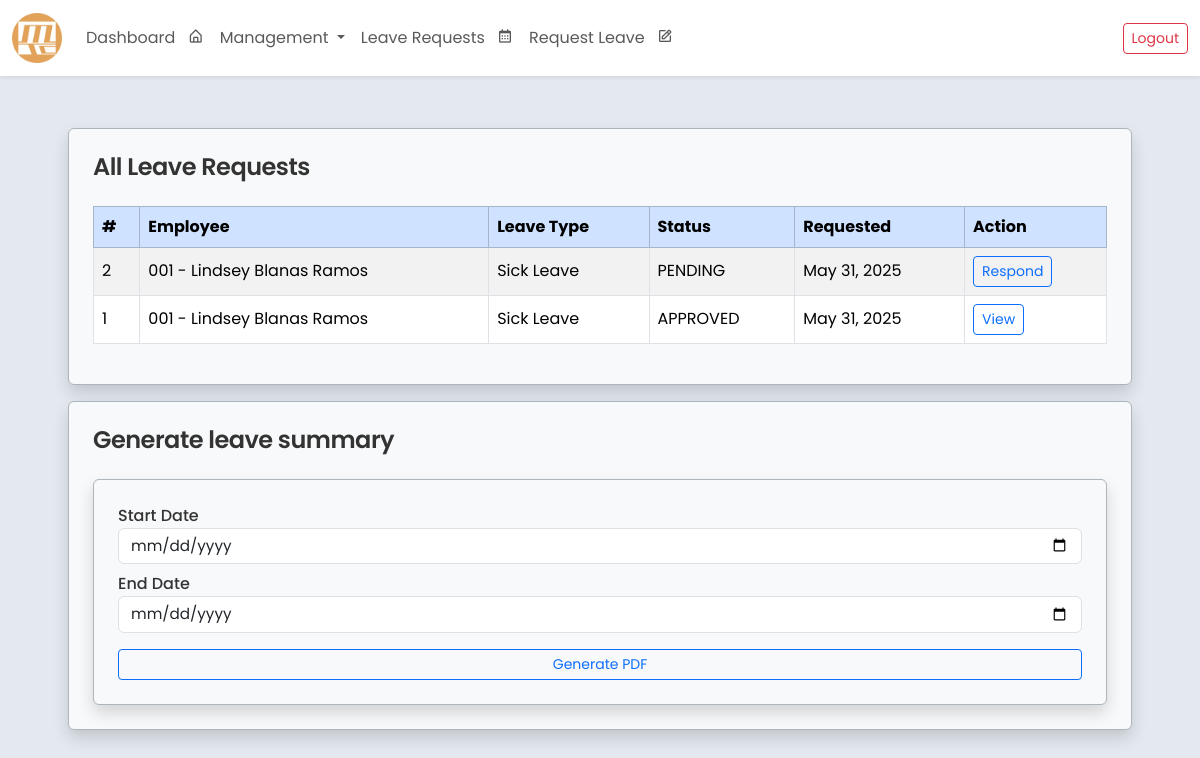
The page /gen_leave/ (signed in) on the database as committed earlier.
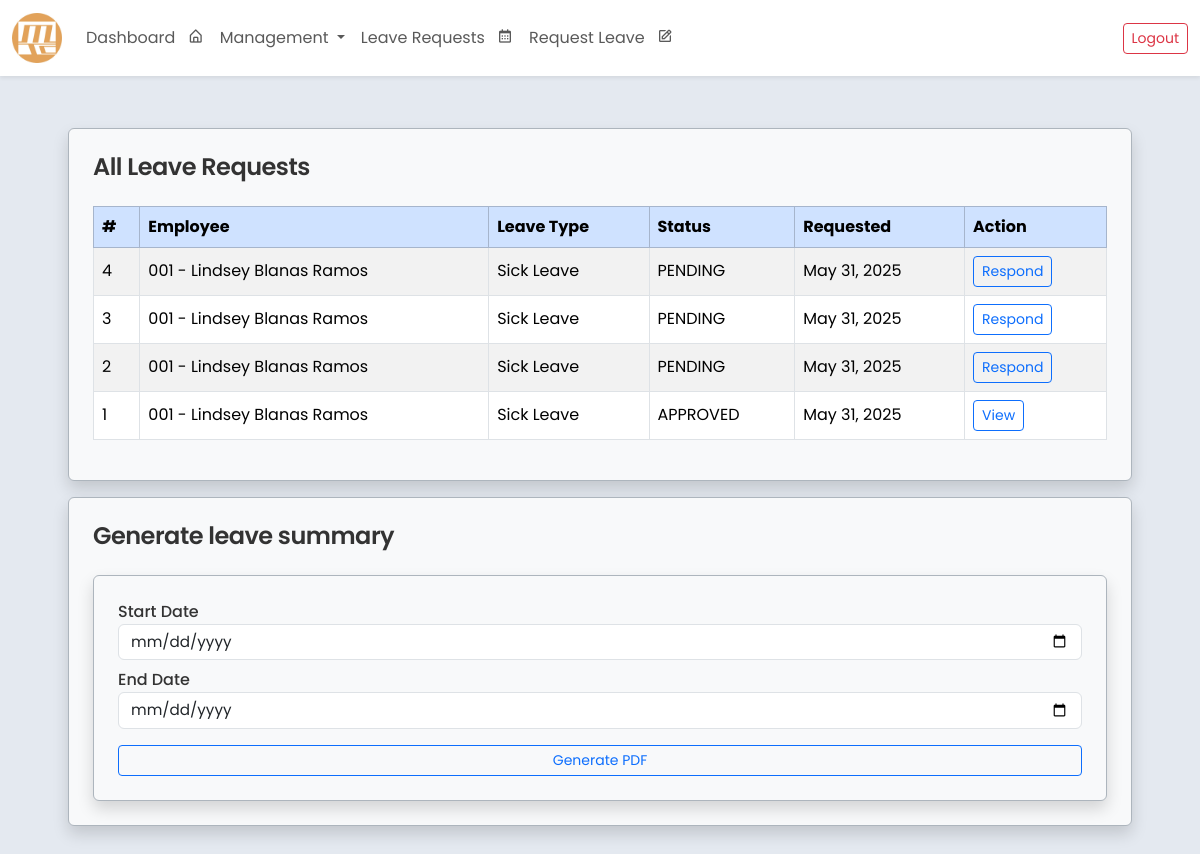
The same page on the database as committed later.
### core/models.py (models this page shows, shortened)
class LeaveRequest(models.Model):
    class LeaveType(models.TextChoices):
        SICK = 'SICK', 'Sick Leave'
        MATERNITY = 'MATERNITY', 'Maternity Leave'
        PATERNITY = 'PATERNITY', 'Paternity Leave'
        VACATION = 'VACATION', 'Vacation Leave'
        EMERGENCY = 'EMERGENCY', 'Emergency Leave'
    class ApprovalStatus(models.TextChoices):
        PENDING = 'PENDING', 'PENDING'
        APPROVED = 'APPROVED', 'APPROVED'
        REJECTED = 'REJECTED', 'REJECTED'
    employee = models.ForeignKey('Employee', on_delete=models.CASCADE, related_name='leave_requests')
    leave_number = models.PositiveIntegerField(unique=True, editable=False)
    leave_dates = JSONField(default=list, blank=True, null=True)
    reason_for_leave = models.TextField()
    leave_type = models.CharField(max_length=20, choices=LeaveType.choices)
    remarks = models.TextField(blank=True, null=True)
    leave_credit_deduction = models.PositiveIntegerField(default=0)
    deduction_applied = models.BooleanField(default=False)
    department_approval = models.CharField(max_length=10, choices=ApprovalStatus.choices, default=ApprovalStatus.PENDING)
    hr_approval = models.CharField(max_length=10, choices=ApprovalStatus.choices, default=ApprovalStatus.PENDING)
    president_approval = models.CharField(max_length=10, choices=ApprovalStatus.choices, default=ApprovalStatus.PENDING)
    status = models.CharField(max_length=10, choices=ApprovalStatus.choices, default=ApprovalStatus.PENDING)
    paid_dates = models.PositiveIntegerField(default=0)
    unpaid_dates = models.PositiveIntegerField(default=0)
    created_at = models.DateTimeField(auto_now_add=True)

class Employee(models.Model):
    SEX_CHOICES = [
        ('Male', 'Male'),
        ('Female', 'Female'),
        ('Other', 'Prefer not to Say'),
    ]
    ROLE_CHOICES = [
        ('Regular Employee', 'Regular Employee'),
        ('Department Head', 'Department Head'),
        ('Admin(HR)', 'Admin(HR)'),
        ('Supervisor', 'Supervisor'),
        ('President', 'President')
    ]
    STATUS_CHOICES = [
        ('Active', 'Active'),
        ('Inactive', 'Inactive'),
    ]
    employee_id = models.AutoField(primary_key=True)
    company_id = models.CharField(max_length=20, blank=False, unique=True)
    first_name = models.CharField(max_length=100, blank=False)
    middle_name = models.CharField(max_length=100, blank=True, null=True)
    last_name = models.CharField(max_length=100, blank=False)
    sex = models.CharField(max_length=20, choices=SEX_CHOICES, blank=False)
    role = models.CharField(max_length=20, choices=ROLE_CHOICES, default='Regular Employee', blank=False)
    status = models.CharField(max_length=10, choices=STATUS_CHOICES, default='Active')
    department = models.ForeignKey(
        Department,
        related_name="employees",
        on_delete=models.SET_NULL,
        null=True,
        blank=True
    )
    contact_number = models.CharField(max_length=15, blank=False)
    date_employed = models.DateField()
    leave_credits = models.IntegerField(default=0, blank=False)
    leave_credits2 = models.IntegerField(default=0, blank=False)
    user_account = models.OneToOneField(User, on_delete=models.SET_NULL, null=True, blank=True, related_name='employee')
    class Meta:
        ordering = ['last_name', 'first_name']
        verbose_name = 'Employee'
        verbose_name_plural = 'Employees'
        db_table = 'employee_table'
    def __str__(self):
        return f"{self.company_id} - {self.first_name} {self.middle_name if self.middle_name else ''} {self.last_name}"

### core/views.py (the view)
# urls.py: path('gen_leave/', views.gen_leave, name='gen_leave'),
def gen_leave(request):
    user = request.user
    role = user.employee.role
    department = user.employee.department
    if role == "President" or department.name == "Human Resources":
        leave_requests = LeaveRequest.objects.select_related('employee').order_by('-created_at')
    else:
        leave_requests = LeaveRequest.objects.select_related('employee').filter(employee__department=department).order_by('-created_at')
    return render(request, 'leave_response_general.html', {'leave_requests': leave_requests})

### core/templates/leave_response_general.html (shortened to what this page needs)
<!DOCTYPE html>
<html lang="en">
{% extends 'base.html' %}
    {% load static %}
    {% block content %}
    <div class="row px-5">
    <div class="p-2 d-flex w-100">
        <div class="d-flex flex-column border border-dark-subtle p-4 rounded shadow w-100 bg-light">
            <h4 class="mb-4">All Leave Requests</h4>
            {% if leave_requests %}
                <div class="table-responsive">
                    <table class="table table-bordered table-striped align-middle">
                        <thead class="table-primary">
                            <tr>
                                <th>#</th>
                                <th>Employee</th>
                                <th>Leave Type</th>
                                <th>Status</th>
                                <th>Requested</th>
                                <th>Action</th>
                            </tr>
                        </thead>
                        <tbody>
                            {% for leave in leave_requests %}
                                <tr>
                                    <td>{{ leave.leave_number }}</td>
                                    <td>{{ leave.employee }}</td>
                                    <td>{{ leave.get_leave_type_display }}</td>
                                    <td>{{ leave.status }}</td>
                                    <td>{{ leave.created_at|date:"M d, Y" }}</td>
                                    <td>
                                        {% if leave.deduction_applied %}
                                            <a href="{% url 'leave_request_detail' leave.pk %}" class="btn btn-sm btn-outline-primary">
                                                View
                                            </a>
                                        {% else %}
                                            <a href="{% url 'respond_leave_request' leave.id %}" class="btn btn-sm btn-outline-primary">
                                                Respond
                                            </a>
                                        {% endif %}
                                    </td>
                                </tr>
                            {% endfor %}
                        </tbody>
                    </table>
                </div>
            {% else %}
                <div class="text-muted">No leave requests available.</div>
            {% endif %}
        </div>
    </div>
</div>
<form method="get" action="{% url 'leave_summary_pdf' %}" target="_blank">
    <div class="row px-5">
        <div class="p-2 d-flex w-100">
            <div class="d-flex flex-column border border-dark-subtle p-4 rounded shadow w-100 bg-light">
                <h4 class="mb-4">Generate leave summary</h4>
                <div class="d-flex flex-column border border-dark-subtle p-4 rounded shadow w-100 bg-light">
                    <label for="start_date">Start Date</label>
                    <input type="date" id="start_date" name="start_date" class="form-control mb-2" required>
                    <label for="end_date">End Date</label>
                    <input type="date" id="end_date" name="end_date" class="form-control mb-3" required>
                    <button type="submit" class="btn btn-sm btn-outline-primary">Generate PDF</button>
                </div>
            </div>
        </div>
    </div>
</form>
    {% endblock %}

Rows that differ between the two databases and show on the page:
added LeaveRequest: leave_number "4", employee "001 - Lindsey Blanas Ramos", leave_type "Sick Leave", status "PENDING", created_at "May 31, 2025", deduction_applied "Respond"
added LeaveRequest: leave_number "3", employee "001 - Lindsey Blanas Ramos", leave_type "Sick Leave", status "PENDING", created_at "May 31, 2025", deduction_applied "Respond"
